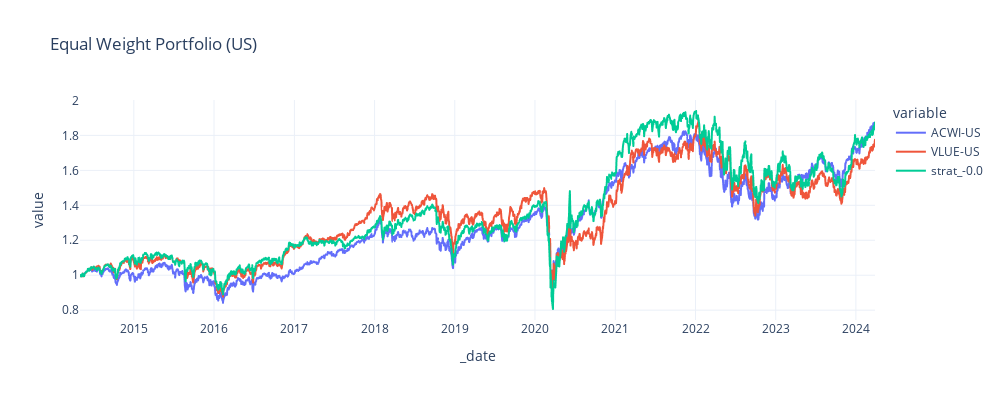

Here is the notebook cell this chart was saved with:
### Code cell
import plotly.express as px
fig = px.line(etf, x=etf.index, y=etf.columns,
              title=f'Equal Weight Portfolio ({COUNTRY})', 
              width=1000,
              height=400,
              template='plotly_white')
fig.show()

### Figure 1 — Plotly figure (JSON) as saved in the notebook; plotly's stock layout.template omitted (floating-point values rounded to 4 significant figures; data arrays with more than 128 entries replaced by an {"elided": "..."} marker saying what was removed)
{"data": [{"hovertemplate": "variable=ACWI-US<br>_date=%{x}<br>value=%{y}<extra></extra>", "legendgroup": "ACWI-US", "line": {"color": "#636efa", "dash": "solid"}, "marker": {"symbol": "circle"}, "mode": "lines", "name": "ACWI-US", "showlegend": true, "type": "scattergl", "x": {"elided": "2495 str values"}, "xaxis": "x", "y": {"elided": "2495 float values"}, "yaxis": "y"}, {"hovertemplate": "variable=VLUE-US<br>_date=%{x}<br>value=%{y}<extra></extra>", "legendgroup": "VLUE-US", "line": {"color": "#EF553B", "dash": "solid"}, "marker": {"symbol": "circle"}, "mode": "lines", "name": "VLUE-US", "showlegend": true, "type": "scattergl", "x": {"elided": "2495 str values"}, "xaxis": "x", "y": {"elided": "2495 float values"}, "yaxis": "y"}, {"hovertemplate": "variable=strat_-0.0<br>_date=%{x}<br>value=%{y}<extra></extra>", "legendgroup": "strat_-0.0", "line": {"color": "#00cc96", "dash": "solid"}, "marker": {"symbol": "circle"}, "mode": "lines", "name": "strat_-0.0", "showlegend": true, "type": "scattergl", "x": {"elided": "2495 str values"}, "xaxis": "x", "y": {"elided": "2495 float values"}, "yaxis": "y"}], "layout": {"height": 400, "legend": {"title": {"text": "variable"}, "tracegroupgap": 0}, "title": {"text": "Equal Weight Portfolio (US)"}, "width": 1000, "xaxis": {"anchor": "y", "domain": [0, 1], "title": {"text": "_date"}}, "yaxis": {"anchor": "x", "domain": [0, 1], "title": {"text": "value"}}}}
